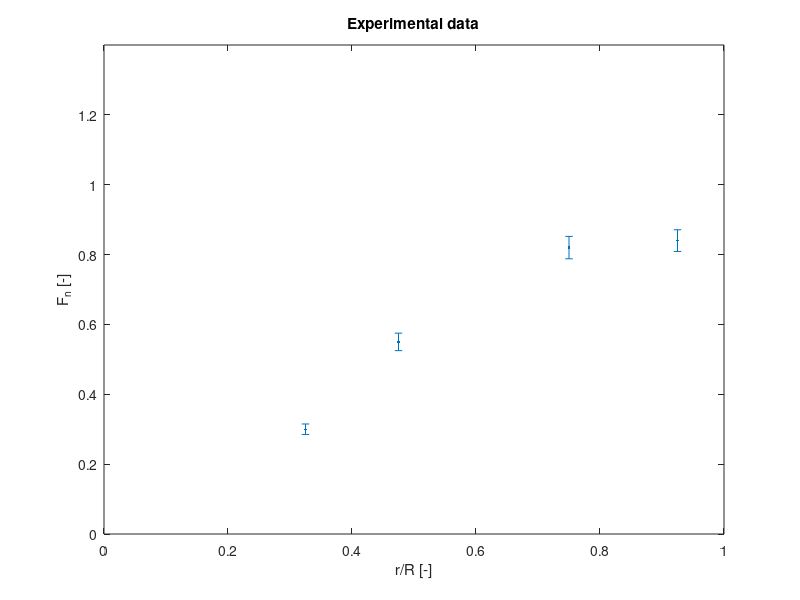
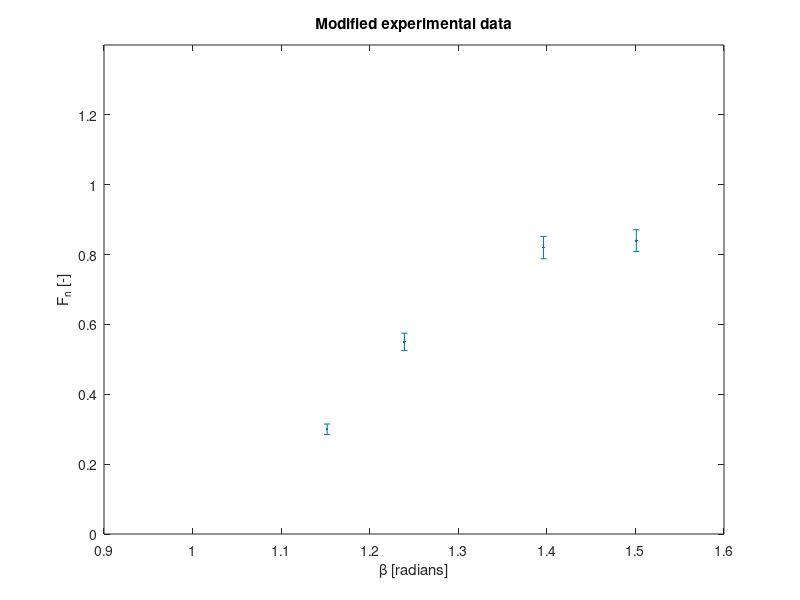

Reproduce these figures in MATLAB, in order. (Note: this script raises an error after producing the figures.)
clc
close all
clearvars

%% Data
% DANAERO data for normal aerodynamic force in non-sheared inflow 
% U_0 = 6.1 m/s
% https://backend.orbit.dtu.dk/ws/files/80542014/DanaeroFinalReport.pdf

R = 40; % Blade radius
N_data = 4;  % Number of available dataset
F_n = [ 0.3; 0.55; 0.82; 0.84]; % Normal force
F_n_pos = [ 0.015; 0.025; 0.032; 0.031]; % Standard deviation (+)
F_n_neg = [ 0.015; 0.025; 0.032; 0.031]; % Standard deviation (-)

% Plotting the experimental data
% Note: F_n is normalized
r = [ 13; 19; 30; 37]/R; % Measurements at blade locations
figure(1)
errorbar(r,F_n,F_n_neg,F_n_pos,'.')
xlim([0 1])
ylim([0 1.4])
xlabel('r/R [-]')
ylabel('F_{n} [-]')
title('Experimental data')

% From iterative BEM solution
% Beta values corresponding to the radial stations r (Assumption!)
beta = [66; 71; 80; 86]*(pi/180);  % in radians


figure(2)
errorbar(beta,F_n,F_n_neg,F_n_pos,'.')
xlim([0.9 1.6])
ylim([0 1.4])
xlabel('\beta [radians]')
ylabel('F_{n} [-]')
title('Modified experimental data')


%% Frequentist approach
p = 2; % Number of parameters to calibrate
A = zeros(N_data,p); % size of design matrix, normally N_data>p
q_test = eye(p,p);
for i=1:p
    A(:,i) = dan_model(q_test(i,:),beta);
end

q_freq = regress(F_n,A)
F_n_OLS = dan_model(q_freq,beta)

%% Bayesian approach
% start uqlab
uqlab

% Model settings
ModelOpts.mFile = 'dan_model_vectorized';
% pass design matrix as parameter to the M-file
ModelOpts.Parameters   = A; 
ModelOpts.isVectorized = true;
myForwardModel = uq_createModel(ModelOpts);
 
% Prior
% Note that the range needs to be a good estimate
PriorOpts.Marginals(1).Name = 'dL*';
PriorOpts.Marginals(1).Type = 'Uniform';
PriorOpts.Marginals(1).Parameters = [0.8,1.2];
% 
PriorOpts.Marginals(2).Name = 'dD*';
PriorOpts.Marginals(2).Type = 'Uniform';
PriorOpts.Marginals(2).Parameters = [-1.6,-0.5];
% 
myPriorDist = uq_createInput(PriorOpts);


% Display input properties
uq_print(myPriorDist);
uq_display(myPriorDist);

% Discrepancy
DiscrepancyOpts.Type = 'Gaussian';
DiscrepancyOpts.Parameters = 1e-3;
BayesOpts.Discrepancy = DiscrepancyOpts;

% Experimental data
myData.y       = F_n'; % note: UQLab uses a row vector here
myData.Name    = 'measurement data';
BayesOpts.Data = myData;
BayesOpts.Type = 'Inversion';


% MCMC parameters
BayesOpts.Solver.Type = 'MCMC';
% MCMC algorithms available in UQLab
MH = 1; % Metropolis-Hastings
AM = 0; % Adaptive Metropolis
AIES = 0; % Affine invariant ensemble
HMC = 0; % Hamilton Monte Carlo  

if (MH==1)
    BayesOpts.Solver.MCMC.Sampler = 'MH';
    BayesOpts.Solver.MCMC.Steps = 1e4;
    BayesOpts.Solver.MCMC.NChains = 1e2;
    BayesOpts.Solver.MCMC.T0 = 1e1;
end

if (AM==1)
    BayesOpts.Solver.MCMC.Sampler = 'AM';
    BayesOpts.Solver.MCMC.Steps = 1e4;
    BayesOpts.Solver.MCMC.NChains = 1e2;
    BayesOpts.Solver.MCMC.T0 = 1e1;
    BayesOpts.Solver.MCMC.Epsilon = 1e-4;
end

if (AIES==1)
    BayesOpts.Solver.MCMC.Sampler = 'AIES';
    BayesOpts.Solver.MCMC.Steps = 1e3;
    BayesOpts.Solver.MCMC.NChains = 1e2;
    BayesOpts.Solver.MCMC.T0 = 1e2;
end

if (HMC==1)
    BayesOpts.Solver.MCMC.Sampler = 'HMC';
    BayesOpts.Solver.MCMC.LeapfrogSteps = 1e3;
    BayesOpts.Solver.MCMC.LeapfrogSize = 0.01;
    BayesOpts.Solver.MCMC.Mass = 1;
end

% Post-processing
myBayesianAnalysis = uq_createAnalysis(BayesOpts);
uq_print(myBayesianAnalysis)
uq_display(myBayesianAnalysis)
uq_display(myBayesianAnalysis, 'meanConvergence', 'all')
uq_display(myBayesianAnalysis, 'trace', 'all')
uq_display(myBayesianAnalysis, 'acceptance', 'true')
uq_display(myBayesianAnalysis, 'scatterplot', 'all')


%Point value for Q[q1, q2]
uq_postProcessInversion(myBayesianAnalysis,'pointEstimate', 'MAP')
uq_postProcessInversion(myBayesianAnalysis,'gelmanRubin', 'true')
% get the Maximum a Posteriori value (MAP)
q_Bayes = myBayesianAnalysis.Results.PostProc.PointEstimate.X;
F_n_Bayes = dan_model(q_Bayes,beta);


%%
figure
plot(beta, F_n, 'kx')
errorbar(beta,F_n,F_n_neg,F_n_pos,'.')
hold on
plot(beta,F_n_OLS, 'g--x')
hold on
plot(beta,F_n_Bayes, 'r--o')
xlim([1 1.6])
ylim([0 1.4])
xlabel('\beta [radians]')
ylabel('F_{n} [-]')
title('Experiment vs. Frequentist vs. Bayesian')
legend('measurement data','OLS','Bayesian');